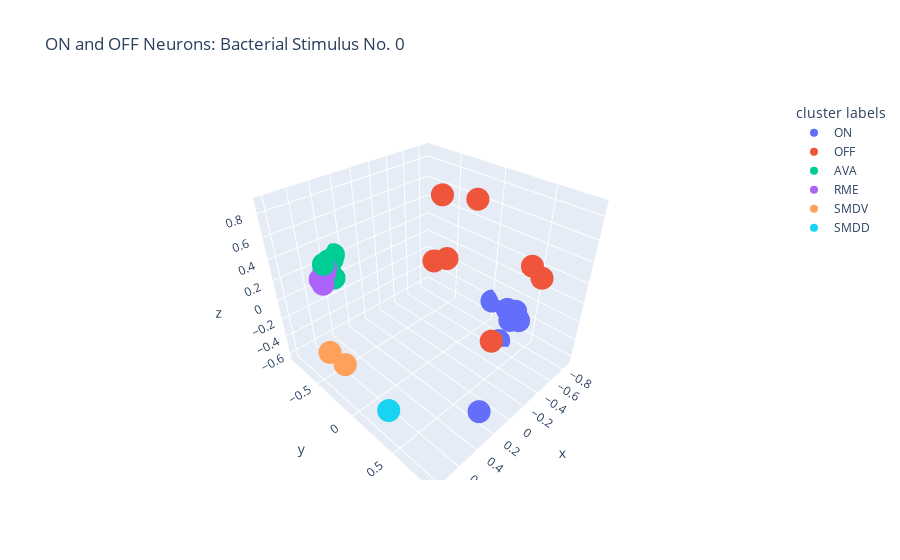

This figure's notebook cell:
### Code cell
# Create a scatter plot
# fig = px.scatter_3d(data_frame = hyperbolic_df, x= 'x', y = 'y', z= 'z', title='AVA and RME: Stimulus 0', color = 'cluster labels') #cornflowerblue, lightcoral

fig = px.scatter_3d(data_frame = hyperbolic_df, x= 'x', y = 'y', z= 'z', title='ON and OFF Neurons: Bacterial Stimulus No. 0',  color ='cluster labels') #cornflowerblue, lightcoral
fig.update_layout(
    scene=dict(
        xaxis=dict(ticktext=[-1, -0.5, 0, 0.5, 1]),
        yaxis=dict(ticktext=[-1, -0.5, 0, 0.5, 1]),
        zaxis=dict(ticktext=[-1, -0.5, 0, 0.5, 1]),
    )
)

fig.show()

### Figure 1 — Plotly figure (JSON) as saved in the notebook; plotly's stock layout.template omitted (floating-point values rounded to 4 significant figures)
{"data": [{"hovertemplate": "cluster labels=ON<br>x=%{x}<br>y=%{y}<br>z=%{z}<extra></extra>", "legendgroup": "ON", "marker": {"color": "#636efa", "symbol": "circle"}, "mode": "markers", "name": "ON", "scene": "scene", "showlegend": true, "type": "scatter3d", "x": [-0.7695, -0.8189, -0.8364, -0.7612, -0.6535, -0.8656, -0.7807, 0.1874], "y": [0.402, 0.3348, 0.2307, 0.4159, 0.2951, 0.02268, 0.3108, 0.7523], "z": [-0.3809, -0.3488, -0.393, -0.3825, -0.6347, -0.4181, -0.4509, -0.5659]}, {"hovertemplate": "cluster labels=OFF<br>x=%{x}<br>y=%{y}<br>z=%{z}<extra></extra>", "legendgroup": "OFF", "marker": {"color": "#EF553B", "symbol": "circle"}, "mode": "markers", "name": "OFF", "scene": "scene", "showlegend": true, "type": "scatter3d", "x": [-0.3708, -0.5469, 0.2991, -0.5436, 0.3723, 0.2815, -0.352], "y": [0.7026, -0.3766, 0.4719, 0.7, 0.428, 0.8659, 0.172], "z": [0.5146, 0.6836, 0.7691, 0.3274, 0.7642, 0.3022, 0.8775]}, {"hovertemplate": "cluster labels=AVA<br>x=%{x}<br>y=%{y}<br>z=%{z}<extra></extra>", "legendgroup": "AVA", "marker": {"color": "#00cc96", "symbol": "circle"}, "mode": "markers", "name": "AVA", "scene": "scene", "showlegend": true, "type": "scatter3d", "x": [0.3836, 0.3269, 0.3916, 0.4815, 0.3373, 0.3105], "y": [-0.8439, -0.8704, -0.8317, -0.7606, -0.8671, -0.8662], "z": [0.1379, 0.1933, 0.2246, 0.261, 0.004674, 0.2377]}, {"hovertemplate": "cluster labels=RME<br>x=%{x}<br>y=%{y}<br>z=%{z}<extra></extra>", "legendgroup": "RME", "marker": {"color": "#ab63fa", "symbol": "circle"}, "mode": "markers", "name": "RME", "scene": "scene", "showlegend": true, "type": "scatter3d", "x": [0.4352, 0.4568, 0.5014, 0.5294, 0.4521], "y": [-0.816, -0.8092, -0.7863, -0.7709, -0.8119], "z": [0.1808, 0.1773, 0.05692, 0.1263, 0.1416]}, {"hovertemplate": "cluster labels=SMDV<br>x=%{x}<br>y=%{y}<br>z=%{z}<extra></extra>", "legendgroup": "SMDV", "marker": {"color": "#FFA15A", "symbol": "circle"}, "mode": "markers", "name": "SMDV", "scene": "scene", "showlegend": true, "type": "scatter3d", "x": [0.6046, 0.707], "y": [-0.4429, -0.489], "z": [-0.5937, -0.4094]}, {"hovertemplate": "cluster labels=SMDD<br>x=%{x}<br>y=%{y}<br>z=%{z}<extra></extra>", "legendgroup": "SMDD", "marker": {"color": "#19d3f3", "symbol": "circle"}, "mode": "markers", "name": "SMDD", "scene": "scene", "showlegend": true, "type": "scatter3d", "x": [0.8153], "y": [0.4142], "z": [-0.3092]}], "layout": {"legend": {"title": {"text": "cluster labels"}, "tracegroupgap": 0}, "scene": {"domain": {"x": [0, 1], "y": [0, 1]}, "xaxis": {"ticktext": [-1, -0.5, 0, 0.5, 1], "title": {"text": "x"}}, "yaxis": {"ticktext": [-1, -0.5, 0, 0.5, 1], "title": {"text": "y"}}, "zaxis": {"ticktext": [-1, -0.5, 0, 0.5, 1], "title": {"text": "z"}}}, "title": {"text": "ON and OFF Neurons: Bacterial Stimulus No. 0"}}}
